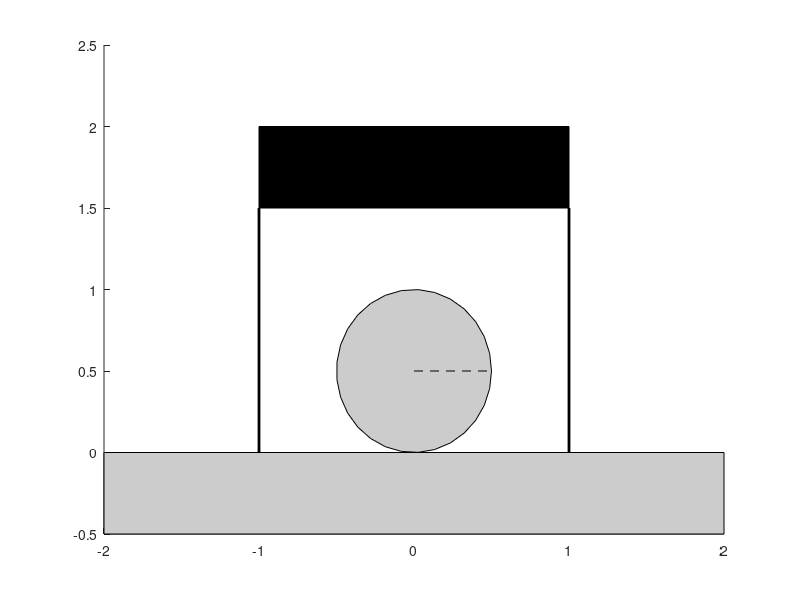

This chart was generated by the following MATLAB code: (Note: this script raises an error after producing the figure.)
% Parameters
h = 0.02;
r = 0.5;

% Disk
angles = linspace(0, 2*pi, 30);
xs = r*cos(angles);
ys = r*sin(angles);

% Initial pose
x = [0, r, 0, 2*r, -2*r, 0, zeros(1,6)]';

% Plotting
lims = [-4 4 -1 5]*r;
ax = axes(); hold on;
patch(lims([1 2 2 1]), [lims([3 3]) 0 0], 0.8+[0 0 0]);
h_x1 = line(x(4)+[0 0], x(6)+[0 3*r], 'Color', 'k', 'LineWidth', 2);
h_x2 = line(x(5)+[0 0], x(6)+[0 3*r], 'Color', 'k', 'LineWidth', 2);
h_ceil = patch([-2 2 2 -2]*r, x(6)+[3 3 4 4]*r, 'k');
h_disk = patch(x(1) + xs, x(2) + ys, 0.8+[0 0 0]);
h_tick = line(x(1)+[0 r*cos(x(3))], x(2)+[0 r*sin(x(3))], 'Color', 'k', 'LineStyle', '--');
axis(lims)

% Fixed control input
u = [-4 4 2]';

for k = 1:100
    % Dynamics
    x = gripper_sim(x, u);
    
    % Plotting
    h_x1.XData = x(4)+[0 0];
    h_x1.YData = x(6)+[0 3*r];
    h_x2.XData = x(5)+[0 0];
    h_x2.YData = x(6)+[0 3*r];
    h_ceil.YData = x(6)+[3 3 4 4]*r;
    h_disk.XData = x(1) + xs;
    h_disk.YData = x(2) + ys;
    h_tick.XData = x(1)+[0 r*cos(x(3))];
    h_tick.YData = x(2)+[0 r*sin(x(3))];
    axis(lims)
    
    pause(h)
end
